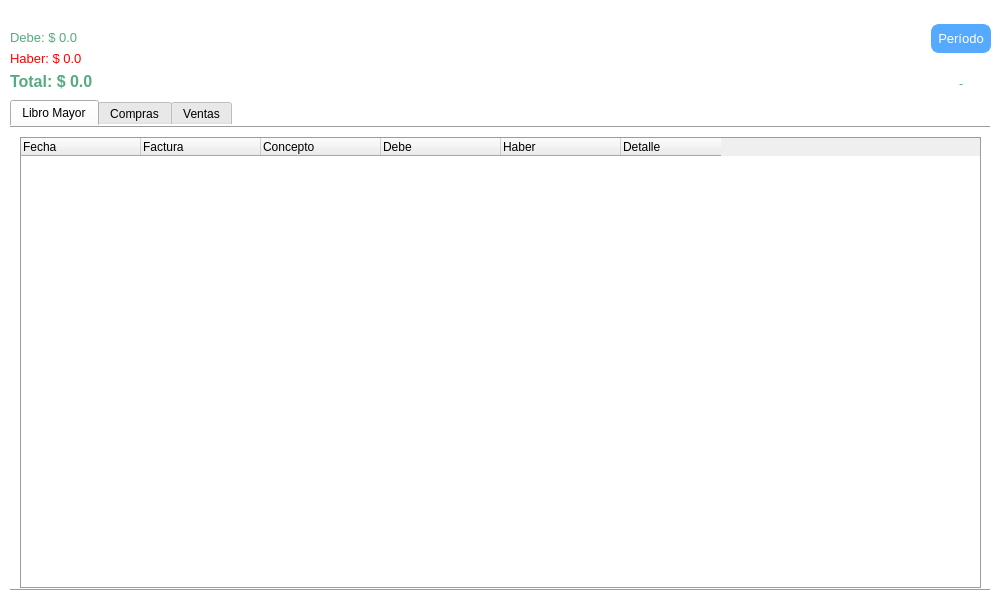
<?xml version="1.0" encoding="UTF-8"?>
<ui version="4.0">
    <class>Dialog</class>
    <widget class="QDialog" name="Dialog" key="585d190693ffe9d357088050c4adafd5">
        <property name="windowModality">
            <enum>Qt::WindowModal</enum>
        </property>
        <property name="geometry">
            <rect>
                <x>0</x>
                <y>0</y>
                <width>1000</width>
                <height>600</height>
            </rect>
        </property>
        <property name="windowTitle">
            <string>Finanzas</string>
        </property>
        <property name="styleSheet">
            <string notr="true">QMainWindow, QDialog{
                background-color: rgb(255, 255, 255);
                }

                /**** QPushButton (enabled) ****/
                QPushButton
                {
                background-color: rgb(85, 170, 255);
                font: 10pt;
                color: rgb(255, 255, 255);
                padding: 4px 8px;
                border: 2px solid rgb(85, 170, 255);
                border-radius: 8px;
                padding: 5px;
                }

                QPushButton:hover
                {
                background-color: rgb(0, 121, 182);
                border: 2px solid rgb(66, 133, 199);
                }

                QPushButton:pressed
                {
                border:3px solid rgb(66, 133, 199);
                padding: -1px 1px 1px 1px;
                }

                /******* QLabel ***********/
                QLabel{
                color: rgb(120, 120, 120)
                }
                labelHab1:hover{
                color: rgb(120, 0, 0)
                }

                /*******QLineEdit************/
                QTextEdit {
                font: 10pt;
                color: rgb(120, 120, 120);
                border: 1px solid rgb(156, 156, 156);
                border-radius: 0px;
                padding: 2px;
                }
                QLineEdit, QDateEdit, QDoubleSpinBox, QSpinBox{
                font: 10pt;
                color: rgb(120, 120, 120);
                border: 1px solid rgb(156, 156, 156);
                border-radius: 0px;
                padding: 2px;
                border-top: 1px white;
                border-left: 1px white;
                border-right: 1px white;
                }
                /********QComboBox*******/
                QComboBox{
                font: 10pt;
                color: rgb(120, 120, 120);
                border: 1px solid rgb(156, 156, 156);
                padding: 2px;
                selection-background-color: white;
                selection-color: rgb(120, 120, 120);
                border-top: 1px white;
                border-left: 1px white;
                border-right: 1px white;
                }
                QComboBox QAbstractItemView
                {
                background-color: white;
                color:rgb(120, 120, 120);
                padding: 4px;
                border: 1px solid rgb(156, 156, 156);
                border-top: 1px white;
                border-left: 1px white;
                border-right: 1px white;
                }

                QLineEdit:hover, QDateEdit:hover, QDoubleSpinBox:hover, QComboBox:hover
                {
                color: rgb(85, 170, 255);
                border: 1px solid rgb(85, 170, 255);
                border-top: 1px white;
                border-left: 1px white;
                border-right: 1px white;
                }

                QLineEdit:focus, QDateEdit:focus, QDoubleSpinBox:focus, QComboBox:focus
                {
                border-color: rgb(90,200,255);
                border-top: 1px white;
                border-left: 1px white;
                border-right: 1px white;
                }

                QToolTip
                {
                background-color:rgb(85, 170, 255);
                color: white;
                border: 1px solid rgb(85, 170, 255);
                opacity: 50;
                padding: 1px;
                }
                QTabWidget
                {
                background-color: transparent;
                }

                QTabWidget::pane {
                border-top: 1px solid rgb(156, 156, 156);
                border-bottom: 1px solid rgb(156, 156, 156);
                position: absolute;
                top: -0.25em;
                }
                /**** QTabWidget (disabled) ****/
                QTabWidget::pane:disabled
                {
                border-color: rgb(60,60,60);
                }

                QTabWidget::tab-bar {
                alignment: center;
                border: 1px white;
                border-radius: 5px;
                }

                QTreeView
                {
                alternate-background-color: rgb(200,200,200);
                background-color: white;
                border: 1px solid rgb(156, 156, 156);
                font: 10pt;
                color: rgb(120,120,120);
                selection-background-color:rgb(90,200,255);
                selection-color: rgb(156, 156, 156);
                }
                QListView{
                alternate-background-color: rgb(200,200,200);
                background-color: white;
                border: 1px solid rgb(255, 255, 255);
                font: 8pt;
                color: rgb(120,120,120);
                selection-background-color:rgb(90,200,255);
                selection-color: rgb(156, 156, 156);
                }
            </string>
        </property>
        <widget class="QTabWidget" name="tabWidget">
            <property name="geometry">
                <rect>
                    <x>10</x>
                    <y>100</y>
                    <width>980</width>
                    <height>490</height>
                </rect>
            </property>
            <property name="currentIndex">
                <number>0</number>
            </property>
            <widget class="QWidget" name="tab">
                <attribute name="title">
                    <string>Libro Mayor</string>
                </attribute>
                <widget class="QTreeWidget" name="libroMayorTreeWidget">
                    <property name="geometry">
                        <rect>
                            <x>10</x>
                            <y>10</y>
                            <width>961</width>
                            <height>451</height>
                        </rect>
                    </property>
                    <attribute name="headerDefaultSectionSize">
                        <number>120</number>
                    </attribute>
                    <attribute name="headerStretchLastSection">
                        <bool>false</bool>
                    </attribute>
                    <column>
                        <property name="text">
                            <string>Fecha</string>
                        </property>
                    </column>
                    <column>
                        <property name="text">
                            <string>Factura</string>
                        </property>
                    </column>
                    <column>
                        <property name="text">
                            <string>Concepto</string>
                        </property>
                    </column>
                    <column>
                        <property name="text">
                            <string>Debe</string>
                        </property>
                    </column>
                    <column>
                        <property name="text">
                            <string>Haber</string>
                        </property>
                    </column>
                    <column>
                        <property name="text">
                            <string>Detalle</string>
                        </property>
                    </column>
                </widget>
            </widget>
            <widget class="QWidget" name="tab_3">
                <attribute name="title">
                    <string>Compras</string>
                </attribute>
                <widget class="QTreeWidget" name="kardexTreeWidget">
                    <property name="geometry">
                        <rect>
                            <x>10</x>
                            <y>10</y>
                            <width>961</width>
                            <height>451</height>
                        </rect>
                    </property>
                    <attribute name="headerDefaultSectionSize">
                        <number>100</number>
                    </attribute>
                    <attribute name="headerMinimumSectionSize">
                        <number>50</number>
                    </attribute>
                    <attribute name="headerStretchLastSection">
                        <bool>false</bool>
                    </attribute>
                    <column>
                        <property name="text">
                            <string>Fecha</string>
                        </property>
                    </column>
                    <column>
                        <property name="text">
                            <string>Categoría</string>
                        </property>
                    </column>
                    <column>
                        <property name="text">
                            <string>Código</string>
                        </property>
                    </column>
                    <column>
                        <property name="text">
                            <string>Modelo</string>
                        </property>
                    </column>
                    <column>
                        <property name="text">
                            <string>Compras</string>
                        </property>
                    </column>
                    <column>
                        <property name="text">
                            <string>Costo</string>
                        </property>
                    </column>
                    <column>
                        <property name="text">
                            <string>Costo Compra</string>
                        </property>
                    </column>
                    <column>
                        <property name="text">
                            <string>Cotización</string>
                        </property>
                    </column>
                </widget>
            </widget>
            <widget class="QWidget" name="tab_2">
                <attribute name="title">
                    <string>Ventas</string>
                </attribute>
                <widget class="QTreeWidget" name="salesTreeWidget">
                    <property name="geometry">
                        <rect>
                            <x>10</x>
                            <y>10</y>
                            <width>961</width>
                            <height>451</height>
                        </rect>
                    </property>
                    <attribute name="headerDefaultSectionSize">
                        <number>100</number>
                    </attribute>
                    <attribute name="headerMinimumSectionSize">
                        <number>50</number>
                    </attribute>
                    <attribute name="headerStretchLastSection">
                        <bool>false</bool>
                    </attribute>
                    <column>
                        <property name="text">
                            <string>Fecha</string>
                        </property>
                    </column>
                    <column>
                        <property name="text">
                            <string>Categoría</string>
                        </property>
                    </column>
                    <column>
                        <property name="text">
                            <string>Código</string>
                        </property>
                    </column>
                    <column>
                        <property name="text">
                            <string>Modelo</string>
                        </property>
                    </column>
                    <column>
                        <property name="text">
                            <string>Venta</string>
                        </property>
                    </column>
                    <column>
                        <property name="text">
                            <string>Costo</string>
                        </property>
                    </column>
                    <column>
                        <property name="text">
                            <string>Costo Venta</string>
                        </property>
                    </column>
                    <column>
                        <property name="text">
                            <string>Precio</string>
                        </property>
                    </column>
                    <column>
                        <property name="text">
                            <string>Utilidad Venta</string>
                        </property>
                    </column>
                    <column>
                        <property name="text">
                            <string>Subtotal</string>
                        </property>
                    </column>
                </widget>
            </widget>
        </widget>
        <widget class="QWidget" name="gridLayoutWidget">
            <property name="geometry">
                <rect>
                    <x>10</x>
                    <y>10</y>
                    <width>981</width>
                    <height>81</height>
                </rect>
            </property>
            <layout class="QGridLayout" name="gridLayout">
                <item row="0" column="1" rowspan="2">
                    <layout class="QVBoxLayout" name="verticalLayout">
                        <item>
                            <widget class="QLabel" name="label_2">
                                <property name="font">
                                    <font>
                                        <pointsize>5</pointsize>
                                    </font>
                                </property>
                                <property name="text">
                                    <string/>
                                </property>
                            </widget>
                        </item>
                        <item>
                            <widget class="QLabel" name="labelDebe">
                                <property name="styleSheet">
                                    <string notr="true">font: 10pt;
                                        color: rgb(85, 170, 127);
                                    </string>
                                </property>
                                <property name="text">
                                    <string>Debe: $ 0.0</string>
                                </property>
                                <property name="margin">
                                    <number>0</number>
                                </property>
                            </widget>
                        </item>
                        <item>
                            <widget class="QLabel" name="labelHaber">
                                <property name="styleSheet">
                                    <string notr="true">font: 10pt;
                                        color: rgb(255, 0, 0);
                                    </string>
                                </property>
                                <property name="text">
                                    <string>Haber: $ 0.0</string>
                                </property>
                            </widget>
                        </item>
                        <item>
                            <widget class="QLabel" name="labelTotal">
                                <property name="styleSheet">
                                    <string notr="true">font: bold 12pt;
                                        color: rgb(85, 170, 127);
                                    </string>
                                </property>
                                <property name="text">
                                    <string>Total: $ 0.0</string>
                                </property>
                            </widget>
                        </item>
                    </layout>
                </item>
                <item row="0" column="2">
                    <spacer name="horizontalSpacer">
                        <property name="orientation">
                            <enum>Qt::Horizontal</enum>
                        </property>
                        <property name="sizeHint" stdset="0">
                            <size>
                                <width>40</width>
                                <height>20</height>
                            </size>
                        </property>
                    </spacer>
                </item>
                <item row="0" column="3" rowspan="2">
                    <layout class="QVBoxLayout" name="verticalLayout_9">
                        <item>
                            <widget class="QLabel" name="label">
                                <property name="font">
                                    <font>
                                        <pointsize>5</pointsize>
                                    </font>
                                </property>
                                <property name="text">
                                    <string/>
                                </property>
                            </widget>
                        </item>
                        <item>
                            <widget class="QPushButton" name="pushButtonFechasFinanzas">
                                <property name="text">
                                    <string>Período</string>
                                </property>
                            </widget>
                        </item>
                        <item>
                            <spacer name="verticalSpacer_7">
                                <property name="orientation">
                                    <enum>Qt::Vertical</enum>
                                </property>
                                <property name="sizeHint" stdset="0">
                                    <size>
                                        <width>20</width>
                                        <height>40</height>
                                    </size>
                                </property>
                            </spacer>
                        </item>
                        <item>
                            <layout class="QHBoxLayout" name="horizontalLayout_25">
                                <item>
                                    <widget class="QLabel" name="labelFecha">
                                        <property name="styleSheet">
                                            <string notr="true">color: rgb(85, 170, 127);</string>
                                        </property>
                                        <property name="text">
                                            <string>-</string>
                                        </property>
                                        <property name="alignment">
                                            <set>Qt::AlignCenter</set>
                                        </property>
                                    </widget>
                                </item>
                            </layout>
                        </item>
                    </layout>
                </item>
            </layout>
        </widget>
    </widget>
    <resources/>
    <connections/>
</ui>
